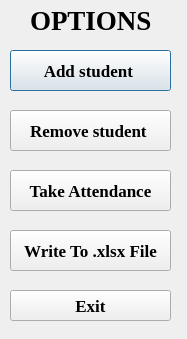
<?xml version="1.0" encoding="UTF-8"?>
<ui version="4.0">
 <class>Dialog</class>
 <widget class="QDialog" name="Dialog">
  <property name="geometry">
   <rect>
    <x>0</x>
    <y>0</y>
    <width>187</width>
    <height>339</height>
   </rect>
  </property>
  <property name="windowTitle">
   <string>Dialog</string>
  </property>
  <widget class="QLabel" name="label">
   <property name="geometry">
    <rect>
     <x>30</x>
     <y>10</y>
     <width>131</width>
     <height>20</height>
    </rect>
   </property>
   <property name="font">
    <font>
     <family>Times New Roman</family>
     <pointsize>20</pointsize>
     <weight>75</weight>
     <bold>true</bold>
    </font>
   </property>
   <property name="text">
    <string>OPTIONS</string>
   </property>
  </widget>
  <widget class="QPushButton" name="addStudentButton">
   <property name="geometry">
    <rect>
     <x>10</x>
     <y>50</y>
     <width>161</width>
     <height>41</height>
    </rect>
   </property>
   <property name="font">
    <font>
     <family>Times New Roman</family>
     <pointsize>13</pointsize>
     <weight>75</weight>
     <bold>true</bold>
    </font>
   </property>
   <property name="text">
    <string>Add student </string>
   </property>
  </widget>
  <widget class="QPushButton" name="removeButton">
   <property name="geometry">
    <rect>
     <x>10</x>
     <y>110</y>
     <width>161</width>
     <height>41</height>
    </rect>
   </property>
   <property name="font">
    <font>
     <family>Times New Roman</family>
     <pointsize>13</pointsize>
     <weight>75</weight>
     <bold>true</bold>
    </font>
   </property>
   <property name="text">
    <string>Remove student </string>
   </property>
  </widget>
  <widget class="QPushButton" name="takeButton">
   <property name="geometry">
    <rect>
     <x>10</x>
     <y>170</y>
     <width>161</width>
     <height>41</height>
    </rect>
   </property>
   <property name="font">
    <font>
     <family>Times New Roman</family>
     <pointsize>13</pointsize>
     <weight>75</weight>
     <bold>true</bold>
    </font>
   </property>
   <property name="text">
    <string>Take Attendance</string>
   </property>
  </widget>
  <widget class="QPushButton" name="writeButton">
   <property name="geometry">
    <rect>
     <x>10</x>
     <y>230</y>
     <width>161</width>
     <height>41</height>
    </rect>
   </property>
   <property name="font">
    <font>
     <family>Times New Roman</family>
     <pointsize>13</pointsize>
     <weight>75</weight>
     <bold>true</bold>
    </font>
   </property>
   <property name="text">
    <string>Write To .xlsx File</string>
   </property>
  </widget>
  <widget class="QPushButton" name="exitButton">
   <property name="geometry">
    <rect>
     <x>10</x>
     <y>290</y>
     <width>161</width>
     <height>31</height>
    </rect>
   </property>
   <property name="font">
    <font>
     <family>Times New Roman</family>
     <pointsize>13</pointsize>
     <weight>75</weight>
     <bold>true</bold>
    </font>
   </property>
   <property name="text">
    <string>Exit</string>
   </property>
  </widget>
 </widget>
 <resources/>
 <connections/>
</ui>
